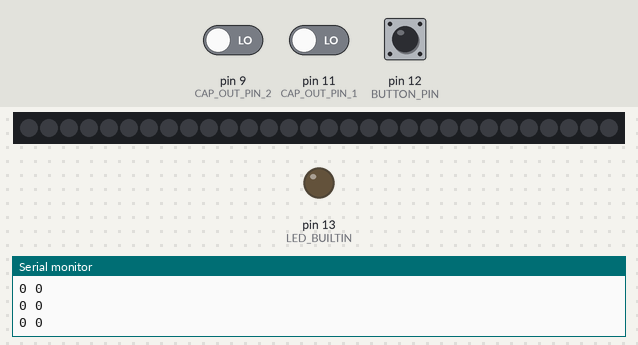
Bench run of a sketch on a simulated Arduino Uno, built for the host (arithmetic inside an expression is 32-bit, double 64-bit). Shown: 30 RGB LEDs in strip order, left to right, output pins drawn as LEDs (lit = HIGH), the last lines printed to the serial monitor. Dashed ring = blinking. Inputs (shaded band) come from the test bench; at power-on: pin 9 (CAP_OUT_PIN_2) LOW, pin 11 (CAP_OUT_PIN_1) LOW, pin 12 (BUTTON_PIN) HIGH. Dim RGB values are drawn brighter than linear; the strip is taken to match the declared colour order; pins used as bus, display or sensor lines are not drawn.

Above: at 1.2 s.
1.3 s: pin 9 (CAP_OUT_PIN_2) driven HIGH
At 2.0 s:
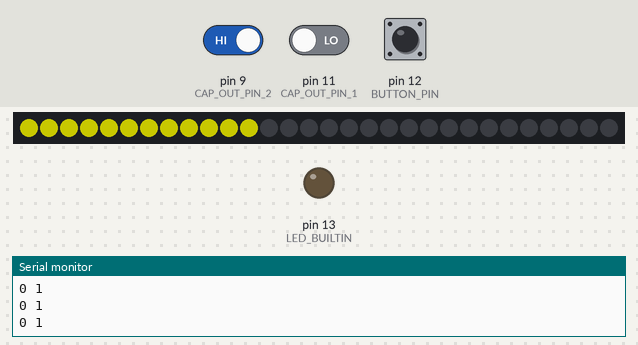
2.8 s: pin 11 (CAP_OUT_PIN_1) driven HIGH
At 3.6 s:
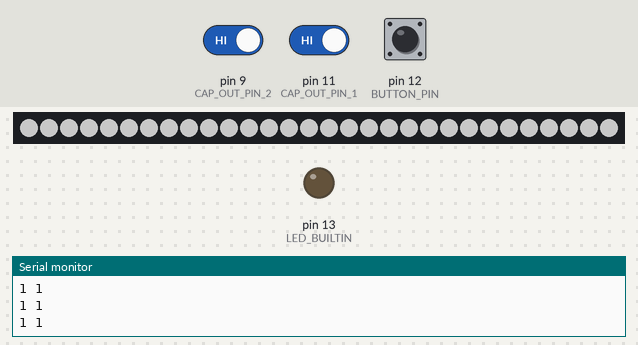
4.3 s: pin 12 (BUTTON_PIN) pulled LOW for 3.2 s
At 4.8 s:
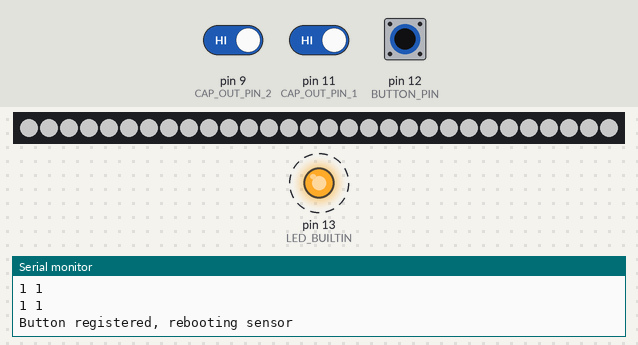
9.9 s: pin 9 (CAP_OUT_PIN_2) driven LOW
At 11.0 s:
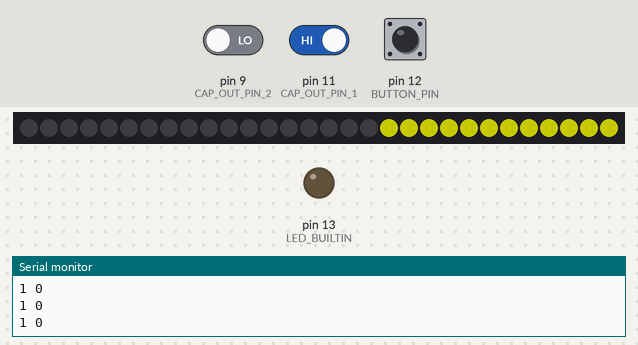
11.4 s: pin 12 (BUTTON_PIN) pulled LOW for 0.15 s
At 12.2 s:
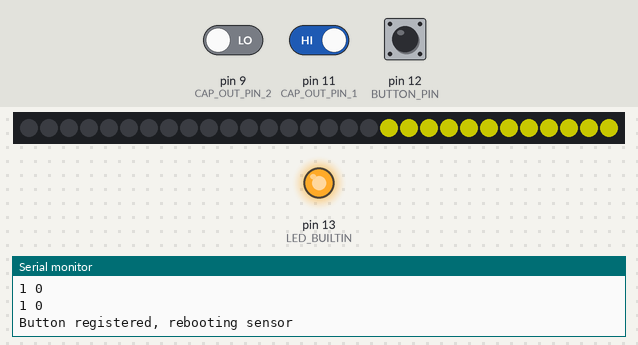
13.9 s: pin 11 (CAP_OUT_PIN_1) driven LOW
At 14.6 s:
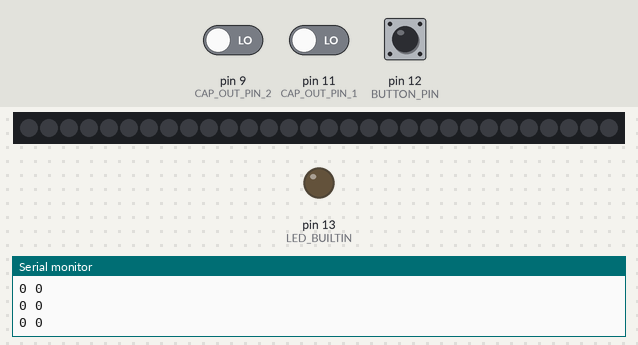
Timing chart, 0 to 16.4 s (numbered marks = the images above; inputs shaded):
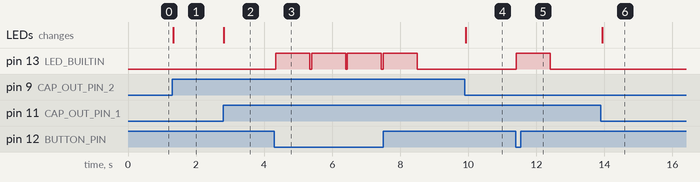

Measured:
- after the input at 1.3 s, the LEDs: change at once (image 1)
- after the input at 2.8 s, the LEDs: change at once (image 2)
- after the input at 4.3 s, pin 13 (LED_BUILTIN): alternates HIGH for 1.0 s and LOW for 0.05 s, starting at once
- after the input at 9.9 s, the LEDs: change at once (image 4)
- after the input at 11.4 s, pin 13 (LED_BUILTIN): LOW → HIGH at once, → LOW 1.0 s later
- after the input at 13.9 s, the LEDs: change at once (image 6)

The sketch:

2025-1-25_momentary-switch-power-pin.ino
```cpp
#include <Adafruit_NeoPixel.h>

#define CAP_POWER_PIN_1 10
#define CAP_OUT_PIN_1 11
#define CAP_POWER_PIN_2 8
#define CAP_OUT_PIN_2 9
#define BUTTON_PIN 12


#define PIXEL_PIN 6
#define NUMPIXELS 30
Adafruit_NeoPixel pixels(NUMPIXELS, PIXEL_PIN, NEO_RGB + NEO_KHZ800);

void setup() {
  Serial.begin(9600);
  pinMode(CAP_POWER_PIN_1, OUTPUT);
  pinMode(CAP_OUT_PIN_1, INPUT_PULLDOWN);
  pinMode(CAP_POWER_PIN_2, OUTPUT);
  pinMode(CAP_OUT_PIN_2, INPUT_PULLDOWN);
  pinMode(LED_BUILTIN, OUTPUT);
  pinMode(BUTTON_PIN, INPUT_PULLUP);

  pixels.begin(); // INITIALIZE NeoPixel strip object (REQUIRED)

  digitalWrite(CAP_POWER_PIN_1, HIGH);
  digitalWrite(CAP_POWER_PIN_2, HIGH);
  digitalWrite(LED_BUILTIN, LOW);
}

void loop() {
  byte buttonState = digitalRead(BUTTON_PIN);

  if (buttonState == LOW) {
    Serial.println("Button registered, rebooting sensor");
    digitalWrite(CAP_POWER_PIN_1, LOW);
    digitalWrite(CAP_POWER_PIN_2, LOW);
    digitalWrite(LED_BUILTIN, HIGH);

    delay(1000);
    digitalWrite(CAP_POWER_PIN_1, HIGH);
    digitalWrite(CAP_POWER_PIN_2, HIGH);
    digitalWrite(LED_BUILTIN, LOW);
  }

  byte cap1 = digitalRead(CAP_OUT_PIN_1);
  byte cap2 = digitalRead(CAP_OUT_PIN_2);

  Serial.print(cap1);
  Serial.print(" ");
  Serial.println(cap2);

  if (cap1 && !cap2) {
    pixels.clear();
    for(int i=NUMPIXELS-1; i>17; i--) {
      pixels.setPixelColor(i, pixels.Color(100,100,0));
    }
  } else if (!cap1 && cap2) {
    pixels.clear();
    for (int i=0; i<12; i++) {
      pixels.setPixelColor(i, pixels.Color(100,100,0));
    }
  } else if (cap1 && cap2) {
    pixels.fill(pixels.Color(100,100,100));


  } else {
    pixels.clear(); // Set all pixel colors to 'off'
  }
  pixels.show();

  delay(50);
}
```
